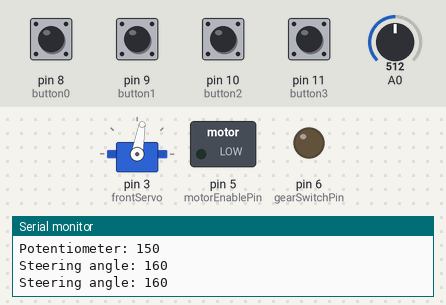
Bench run of a sketch on a simulated Arduino Uno, built with avr-gcc and run on an emulated ATmega328P. Shown: servo, switched loads named in the sketch (green lamp = pin HIGH), output pins drawn as LEDs (lit = HIGH), the last lines printed to the serial monitor. The test bench sets the inputs (shaded band); at power-on: pin 8 (button0), pin 9 (button1), pin 10 (button2), pin 11 (button3) LOW, A0 = 512.

Above: at 2.2 s.
2.3 s: pin 10 (button2) pulled HIGH for 1.35 s
At 5.2 s:
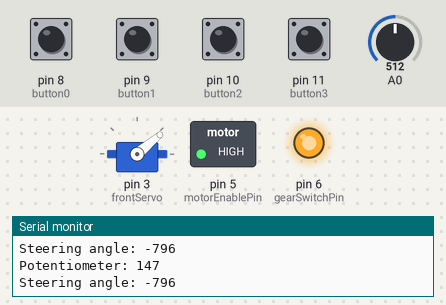
5.9 s: pin 9 (button1) pulled HIGH for 1.35 s
At 7.8 s:
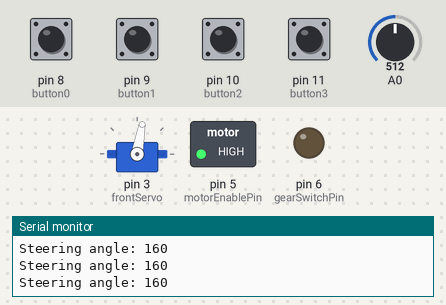
8.7 s: pin 8 (button0) pulled HIGH for 1.35 s
At 9.2 s:
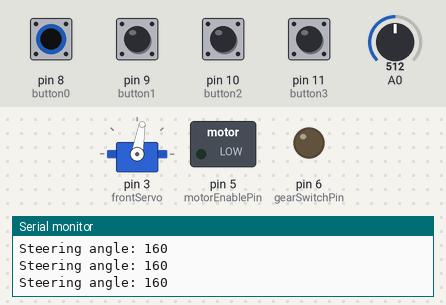
11.5 s: pin 11 (button3) pulled HIGH for 1.35 s
At 13.12 s:
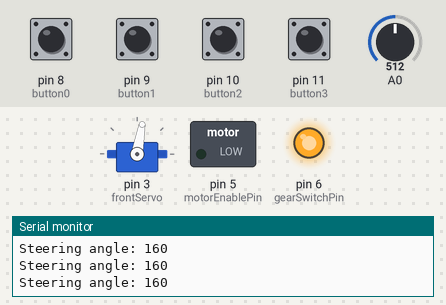
14.7 s: A0 set to 0
At 15.6 s:
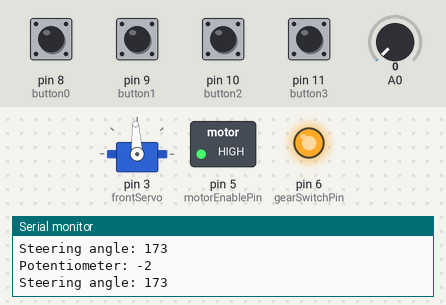
16.2 s: pin 10 (button2) pulled HIGH for 1.35 s
At 17.3 s:
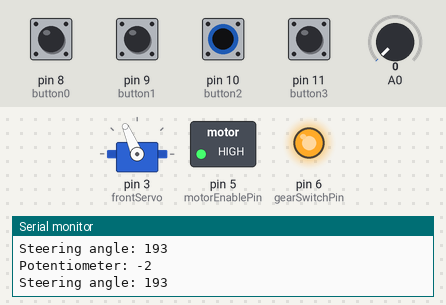
Timing chart, 0 to 19.2 s (numbered marks = the images above; inputs shaded):
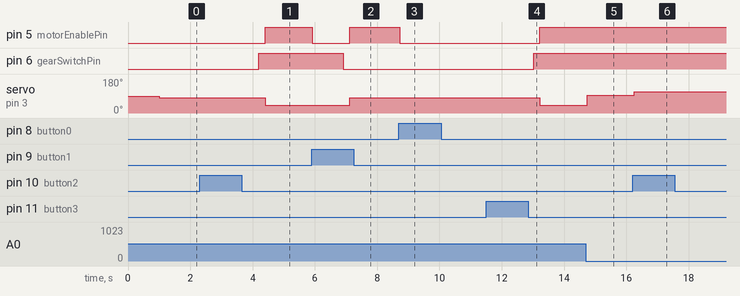

Measured:
- after the input at 2.3 s, pin 5 (motorEnablePin): LOW → HIGH after 2.1 s; pin 6 (gearSwitchPin): LOW → HIGH after 1.9 s; servo on pin 3 (frontServo): 80° → 40° after 2.1 s
- after the input at 5.9 s, pin 5 (motorEnablePin): HIGH → LOW at once, → HIGH 1.2 s later; pin 6 (gearSwitchPin): HIGH → LOW after 1.0 s; servo on pin 3 (frontServo): 40° → 80° after 1.2 s
- after the input at 8.7 s, pin 5 (motorEnablePin): HIGH → LOW at once
- after the input at 11.5 s, pin 5 (motorEnablePin): LOW → HIGH after 1.7 s; pin 6 (gearSwitchPin): LOW → HIGH after 1.5 s; servo on pin 3 (frontServo): 80° → 40° after 1.7 s
- after the input at 14.7 s, servo on pin 3 (frontServo): 40° → 93° at once
- after the input at 16.2 s, servo on pin 3 (frontServo): 93° → 113° after 0.06 s

The sketch:

mainCode.ino
```cpp
/*
  Main code for the truck's thinking
  Connections:
  Potentiometers: A0,A1,A2
  Servo: D3
  H-bridge: D5 - enable,D6 - relay-switch
  buttons: D8,D9,D10,D11

  Funktioner:
  C - D8: stoppar systemet
  A - D9: kör framåt tills släpen har rätat ut
  D - D10: backar rakt bakåt
  B - D11: backar runt en cirkulär bana

  A+B - Manuellt läge
    - A - vänster 30grader
    - B - höger 30grader
    - D - rakt fram
    - C - stoppar och går ur manuellt läge
*/

// Includes
#include "mainCode.h"

// Defines
int steeringMode=0; // Steering mode ( 0-Forward, 1-straightBack, 2-circleBack )
int currentGear=0; // Current gear, for stopping protection
//Sensors
const int pot0 = 0;
const int pot1 = 1;
const int pot2 = 2;

const int button0 = 8;
const int button1 = 9;
const int button2 = 10;
const int button3 = 11;

//Servo
#include <Servo.h>
Servo frontServo;  // create servo object

//Motor
const int motorEnablePin = 5;
const int gearSwitchPin = 6;

//Setup
void setup() {
  frontServo.attach(3);

  pinMode(button0, INPUT);
  pinMode(button1, INPUT);
  pinMode(button2, INPUT);
  pinMode(button3, INPUT);

  pinMode(motorEnablePin, OUTPUT);
  pinMode(gearSwitchPin, OUTPUT);

  Serial.begin(9600);
  Serial.println("Starting...");
  delay(1000);
  steer(0);
  potCal[0] = getAngle(pot0);
  potCal[1] = getAngle(pot1);
  potCal[2] = getAngle(pot2);

}

//Loop
void loop() {
  //check steering mode
  if(readMode() != 0){
    steeringMode = readMode(); // read input for the steeringmode
  }
  switch (steeringMode) {
    case 2:
      // Straight forward to align trailers
      gear(1);
      steer(0); // steer straight (0rad)
      break;
    case 4:
      // Reverse straight back
      gear(2); // Start to move backwards
      controller(false);
      break;
    case 8:
      // Reverse in a circle
      gear(2);
      controller(true);
      break;
    case 6:
      // Manual mode
      while(readMode() != 1){ //Stay in manual mode until button1 is pressed
        int mode = readMode();
        gear(1);
        if(mode==2){
          steer(-30);
          delay(100);
        }else if(mode==4){
          steer(30);
          delay(100);
        }else if(mode==8){
          steer(0);
          delay(100);
        }
      delay(50);
      }
      break;
    default:
      // Stop the truck
      steer(0);
      gear(0);
  }
  delay(100); // delay for stability?
}

//Functions
int readMode(){
  // set the steering via remote or button
  return digitalRead(button0) + 2*digitalRead(button1) + 8*digitalRead(button2) + 4*digitalRead(button3);
}

void gear(int selectedGear){
  // Sets the H-bridge
  switch (selectedGear){
    case 1:
      // Drive forward
      if(currentGear!=1){
        gear(0);
        digitalWrite(gearSwitchPin,LOW);
        delay(200);
        digitalWrite(motorEnablePin,HIGH);
      }
      currentGear=1;
      break;
    case 2:
      // Drive in reverse
      if(currentGear!=2){
        gear(0);
        digitalWrite(gearSwitchPin,HIGH);
        delay(200);
        digitalWrite(motorEnablePin,HIGH);
      }
      currentGear=2;
      break;
    default:
      // stops the motor
      currentGear=0;
      digitalWrite(motorEnablePin,LOW);
      delay(1000);
  }
}
```

controller.ino
```cpp
/*
  Controller for the backing straight case
  uses a vector with the states (states[])
*/


void controller(bool inCircle) {
  // One iteration of the controller
  /*
  - Read Sensors
  - Calculate feedback
  - Actuate steering
  */

  float desStates[NSTATES] = {0, 0, 0};

  if (inCircle) { //Runs in circle

    desStates[0] = Xd[0];
    desStates[1] = Xd[1];
    desStates[2] = Xd[2];
  }


  float states[NSTATES] = {getAngle(pot0), getAngle(pot1), getAngle(pot2)};

  float steerAngle = 0;
  for (int i = 0; i < NSTATES; i++) {
    steerAngle += K[i] * (states[i] - desStates[i]);
  }

  steer(rad2deg(steerAngle));
}


// Helper functions
void steer( int angle ) {
  angle+= servoCal;
  Serial.print("Steering angle: ");
  Serial.println(angle+servoCal);
  if(angle>140)
    angle=140;
  if(angle<40)
    angle=40;
  frontServo.write(angle);
}

float getAngle(int sensorPin) {
  // reads the sensor and returns an angle
  if (sensorPin == pot1 || sensorPin == pot2)
    return 0;

  int sensorValue = analogRead(sensorPin);
  sensorValue = map(sensorValue, 0, 1023, 0, 300); // mapping example
  sensorValue -= potCal[sensorPin];

  Serial.print("Potentiometer: ");
  Serial.println(sensorValue);
  return deg2rad(sensorValue);
}

float deg2rad(int deg){
  float rad = deg*pi/180;
  return rad;
}

int rad2deg(float rad){
  int deg = rad*180/pi;
  return deg;
}
```

mainCode.h
```cpp
//Number of states
#define NSTATES 3


// Feedback vector
const float K[NSTATES] = {-6.6456, 15.8516, -5.1146}; // Controller Gain


// state trajectories for radii
const float Xd[NSTATES] = {0.1709,0.1037,0.1676}; // Desired states
// Potentiometer calibration (center value)
float potCal[NSTATES] = {0,0,0}; //Nollar värden i slutet på setup

// Servo Cal
const int servoCal = 80;

const float pi = 3.14159265;
```
